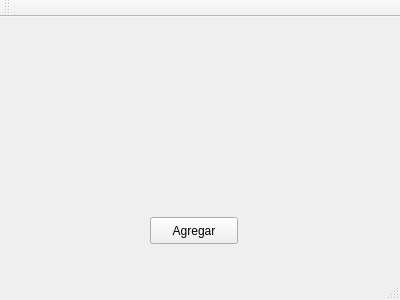
<?xml version="1.0" encoding="UTF-8"?>
<ui version="4.0">
 <class>MainWindow</class>
 <widget class="QMainWindow" name="MainWindow">
  <property name="geometry">
   <rect>
    <x>0</x>
    <y>0</y>
    <width>400</width>
    <height>300</height>
   </rect>
  </property>
  <property name="windowTitle">
   <string>MainWindow</string>
  </property>
  <widget class="QWidget" name="centralWidget">
   <widget class="QPushButton" name="pushButton">
    <property name="geometry">
     <rect>
      <x>150</x>
      <y>200</y>
      <width>88</width>
      <height>27</height>
     </rect>
    </property>
    <property name="text">
     <string>Agregar</string>
    </property>
   </widget>
   <widget class="QLabel" name="treeIndexInputOrder">
    <property name="geometry">
     <rect>
      <x>50</x>
      <y>30</y>
      <width>901</width>
      <height>81</height>
     </rect>
    </property>
    <property name="text">
     <string/>
    </property>
   </widget>
  </widget>
  <widget class="QMenuBar" name="menuBar">
   <property name="geometry">
    <rect>
     <x>0</x>
     <y>0</y>
     <width>400</width>
     <height>24</height>
    </rect>
   </property>
  </widget>
  <widget class="QToolBar" name="mainToolBar">
   <attribute name="toolBarArea">
    <enum>TopToolBarArea</enum>
   </attribute>
   <attribute name="toolBarBreak">
    <bool>false</bool>
   </attribute>
  </widget>
  <widget class="QStatusBar" name="statusBar"/>
 </widget>
 <layoutdefault spacing="6" margin="11"/>
 <resources/>
 <connections/>
</ui>
